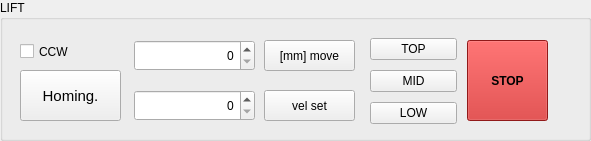
     <widget class="QGroupBox" name="groupBox_7">
      <property name="geometry">
       <rect>
        <x>700</x>
        <y>230</y>
        <width>591</width>
        <height>141</height>
       </rect>
      </property>
      <property name="title">
       <string>LIFT</string>
      </property>
      <widget class="QPushButton" name="bt_lift_homimg">
       <property name="geometry">
        <rect>
         <x>20</x>
         <y>70</y>
         <width>101</width>
         <height>51</height>
        </rect>
       </property>
       <property name="font">
        <font>
         <family>Arial</family>
         <pointsize>11</pointsize>
        </font>
       </property>
       <property name="text">
        <string>Homing.</string>
       </property>
      </widget>
      <widget class="QPushButton" name="bt_lift_stop">
       <property name="geometry">
        <rect>
         <x>467</x>
         <y>40</y>
         <width>81</width>
         <height>81</height>
        </rect>
       </property>
       <property name="font">
        <font>
         <family>Arial</family>
         <pointsize>9</pointsize>
         <weight>75</weight>
         <bold>true</bold>
        </font>
       </property>
       <property name="autoFillBackground">
        <bool>false</bool>
       </property>
       <property name="styleSheet">
        <string notr="true">background-color: rgb(203, 35, 35);</string>
       </property>
       <property name="text">
        <string>STOP</string>
       </property>
      </widget>
      <widget class="QPushButton" name="bt_lift_pos_move">
       <property name="geometry">
        <rect>
         <x>264</x>
         <y>40</y>
         <width>91</width>
         <height>31</height>
        </rect>
       </property>
       <property name="text">
        <string>[mm] move</string>
       </property>
      </widget>
      <widget class="QSpinBox" name="sb_lift_pos">
       <property name="geometry">
        <rect>
         <x>134</x>
         <y>40</y>
         <width>121</width>
         <height>31</height>
        </rect>
       </property>
       <property name="layoutDirection">
        <enum>Qt::LeftToRight</enum>
       </property>
       <property name="alignment">
        <set>Qt::AlignRight|Qt::AlignTrailing|Qt::AlignVCenter</set>
       </property>
       <property name="minimum">
        <number>0</number>
       </property>
       <property name="maximum">
        <number>6000</number>
       </property>
      </widget>
      <widget class="QCheckBox" name="cb_lift_dir_homing">
       <property name="geometry">
        <rect>
         <x>20</x>
         <y>40</y>
         <width>71</width>
         <height>23</height>
        </rect>
       </property>
       <property name="text">
        <string>CCW</string>
       </property>
      </widget>
      <widget class="QSpinBox" name="sb_lift_pos_rpm">
       <property name="geometry">
        <rect>
         <x>134</x>
         <y>90</y>
         <width>121</width>
         <height>31</height>
        </rect>
       </property>
       <property name="layoutDirection">
        <enum>Qt::LeftToRight</enum>
       </property>
       <property name="alignment">
        <set>Qt::AlignRight|Qt::AlignTrailing|Qt::AlignVCenter</set>
       </property>
       <property name="maximum">
        <number>3000</number>
       </property>
      </widget>
      <widget class="QPushButton" name="bt_lift_rpm_set">
       <property name="geometry">
        <rect>
         <x>264</x>
         <y>90</y>
         <width>91</width>
         <height>31</height>
        </rect>
       </property>
       <property name="text">
        <string>vel set</string>
       </property>
      </widget>
      <widget class="QWidget" name="layoutWidget">
       <property name="geometry">
        <rect>
         <x>370</x>
         <y>34</y>
         <width>87</width>
         <height>95</height>
        </rect>
       </property>
       <layout class="QVBoxLayout" name="verticalLayout">
        <item>
         <widget class="QPushButton" name="bt_lift_top">
          <property name="text">
           <string>TOP</string>
          </property>
         </widget>
        </item>
        <item>
         <widget class="QPushButton" name="bt_lift_MID">
          <property name="text">
           <string>MID</string>
          </property>
         </widget>
        </item>
        <item>
         <widget class="QPushButton" name="bt_lift_Low">
          <property name="text">
           <string>LOW</string>
          </property>
         </widget>
        </item>
       </layout>
      </widget>
     </widget>
